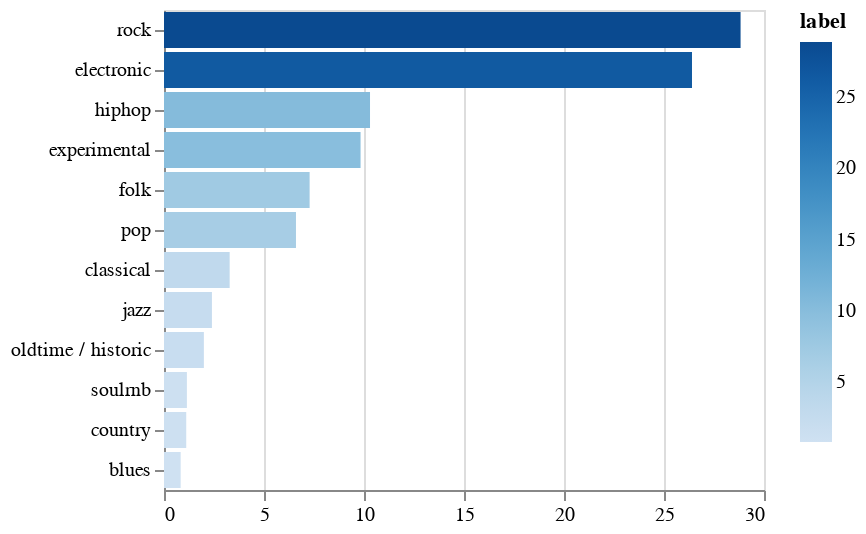

The code cell stored with this chart in its notebook:
### Code cell
class_dis = pd.DataFrame(data_df['label'].value_counts(normalize=True) * 100).reset_index()

alt.Chart(class_dis).mark_bar().encode(
    x=alt.X('label:Q', title=None),
    y=alt.Y('index:N', sort='-x', title=None),
    color='label:Q')

### Figure 1 — Vega specification as saved in the notebook (floating-point values rounded to 4 significant figures)
{"$schema": "https://vega.github.io/schema/vega/v5.json", "data": [{"name": "source_0"}, {"name": "data_0", "values": [{"index": "rock", "label": 28.83, "label_end": 28.83, "label_start": 0.0}, {"index": "electronic", "label": 26.4, "label_end": 26.4, "label_start": 0.0}, {"index": "hiphop", "label": 10.3, "label_end": 10.3, "label_start": 0.0}, {"index": "experimental", "label": 9.828, "label_end": 9.828, "label_start": 0.0}, {"index": "folk", "label": 7.281, "label_end": 7.281, "label_start": 0.0}, {"index": "pop", "label": 6.599, "label_end": 6.599, "label_start": 0.0}, {"index": "classical", "label": 3.283, "label_end": 3.283, "label_start": 0.0}, {"index": "jazz", "label": 2.397, "label_end": 2.397, "label_start": 0.0}, {"index": "oldtime / historic", "label": 1.994, "label_end": 1.994, "label_start": 0.0}, {"index": "soulrnb", "label": 1.145, "label_end": 1.145, "label_start": 0.0}, {"index": "country", "label": 1.112, "label_end": 1.112, "label_start": 0.0}, {"index": "blues", "label": 0.8329, "label_end": 0.8329, "label_start": 0.0}]}, {"name": "source_0_y_domain_index", "values": [{"index": "rock", "sort_field": 28.83}, {"index": "electronic", "sort_field": 26.4}, {"index": "hiphop", "sort_field": 10.3}, {"index": "experimental", "sort_field": 9.828}, {"index": "folk", "sort_field": 7.281}, {"index": "pop", "sort_field": 6.599}, {"index": "classical", "sort_field": 3.283}, {"index": "jazz", "sort_field": 2.397}, {"index": "oldtime / historic", "sort_field": 1.994}, {"index": "soulrnb", "sort_field": 1.145}, {"index": "country", "sort_field": 1.112}, {"index": "blues", "sort_field": 0.8329}]}, {"name": "data_0_color_domain_label", "values": [{"min": 0.8329, "max": 28.83}]}], "signals": [{"name": "y_step", "value": 20}, {"name": "height", "update": "bandspace(domain('y').length, 0.1, 0.05) * y_step"}], "marks": [{"type": "rect", "name": "marks", "from": {"data": "data_0"}, "encode": {"update": {"fill": {"field": "label", "scale": "color"}, "height": {"signal": "max(0.25, bandwidth('y'))"}, "x": {"field": "label_end", "scale": "x"}, "y": {"field": "index", "scale": "y"}, "x2": {"field": "label_start", "scale": "x"}}}, "style": ["bar"]}], "scales": [{"name": "x", "type": "linear", "domain": {"data": "data_0", "fields": ["label_start", "label_end"]}, "range": [0, {"signal": "width"}], "nice": true, "zero": true}, {"name": "y", "type": "band", "domain": {"data": "source_0_y_domain_index", "field": "index", "sort": {"op": "max", "field": "sort_field", "order": "descending"}}, "range": {"step": {"signal": "y_step"}}, "paddingInner": 0.1, "paddingOuter": 0.05}, {"name": "color", "type": "linear", "domain": [{"signal": "(data(\"data_0_color_domain_label\")[0] || {}).min"}, {"signal": "(data(\"data_0_color_domain_label\")[0] || {}).max"}], "range": "ramp", "zero": false, "interpolate": "hcl"}], "axes": [{"scale": "x", "tickCount": {"signal": "ceil(width/40)"}, "maxExtent": 0, "zindex": 0, "grid": true, "orient": "bottom", "domain": false, "aria": false, "minExtent": 0, "gridScale": "y", "ticks": false, "labels": false}, {"scale": "x", "zindex": 0, "orient": "bottom", "labelFlush": true, "labelOverlap": true, "grid": false, "tickCount": {"signal": "ceil(width/40)"}}, {"scale": "y", "orient": "left", "grid": false, "zindex": 0}], "width": 300, "background": "white", "padding": 5, "legends": [{"fill": "color", "gradientLength": {"signal": "clamp(height, 64, 200)"}, "title": "label"}], "style": "cell"}
